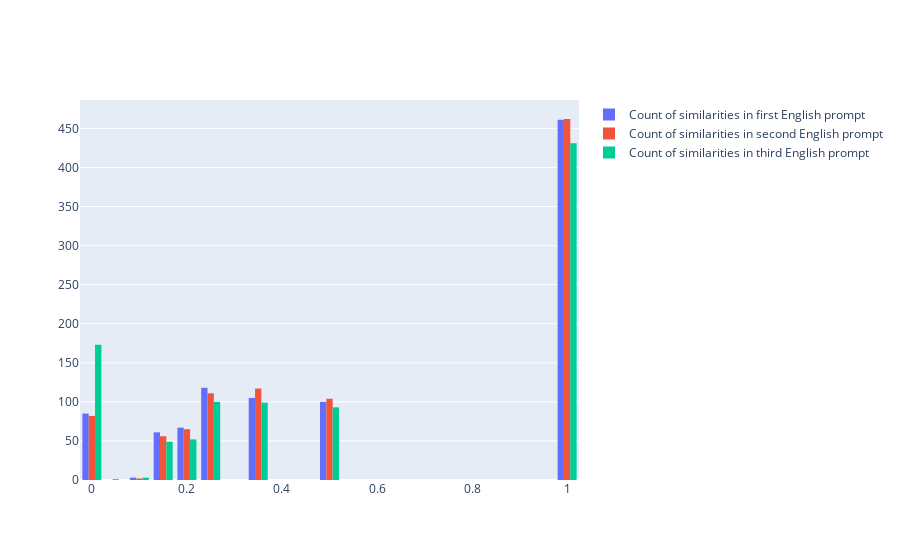

The code cell stored with this chart in its notebook:
### Code cell
import plotly.graph_objects as go


fig = go.Figure()

fig.add_trace(go.Histogram(histfunc="count", y=dataset['similarity_eng_p1'], x=dataset['similarity_eng_p1'], name="Count of similarities in first English prompt"))
fig.add_trace(go.Histogram(histfunc="count", y=dataset['similarity_eng_p2'], x=dataset['similarity_eng_p2'], name="Count of similarities in second English prompt"))
fig.add_trace(go.Histogram(histfunc="count", y=dataset['similarity_eng_p3'], x=dataset['similarity_eng_p3'], name="Count of similarities in third English prompt"))

fig.show()

### Figure 1 — Plotly figure (JSON) as saved in the notebook; plotly's stock layout.template omitted (floating-point values rounded to 4 significant figures; data arrays with more than 128 entries replaced by an {"elided": "..."} marker saying what was removed)
{"data": [{"histfunc": "count", "name": "Count of similarities in first English prompt", "type": "histogram", "x": {"elided": "1000 float values"}, "y": {"elided": "1000 float values"}}, {"histfunc": "count", "name": "Count of similarities in second English prompt", "type": "histogram", "x": {"elided": "1000 float values"}, "y": {"elided": "1000 float values"}}, {"histfunc": "count", "name": "Count of similarities in third English prompt", "type": "histogram", "x": {"elided": "1000 float values"}, "y": {"elided": "1000 float values"}}], "layout": {}}
